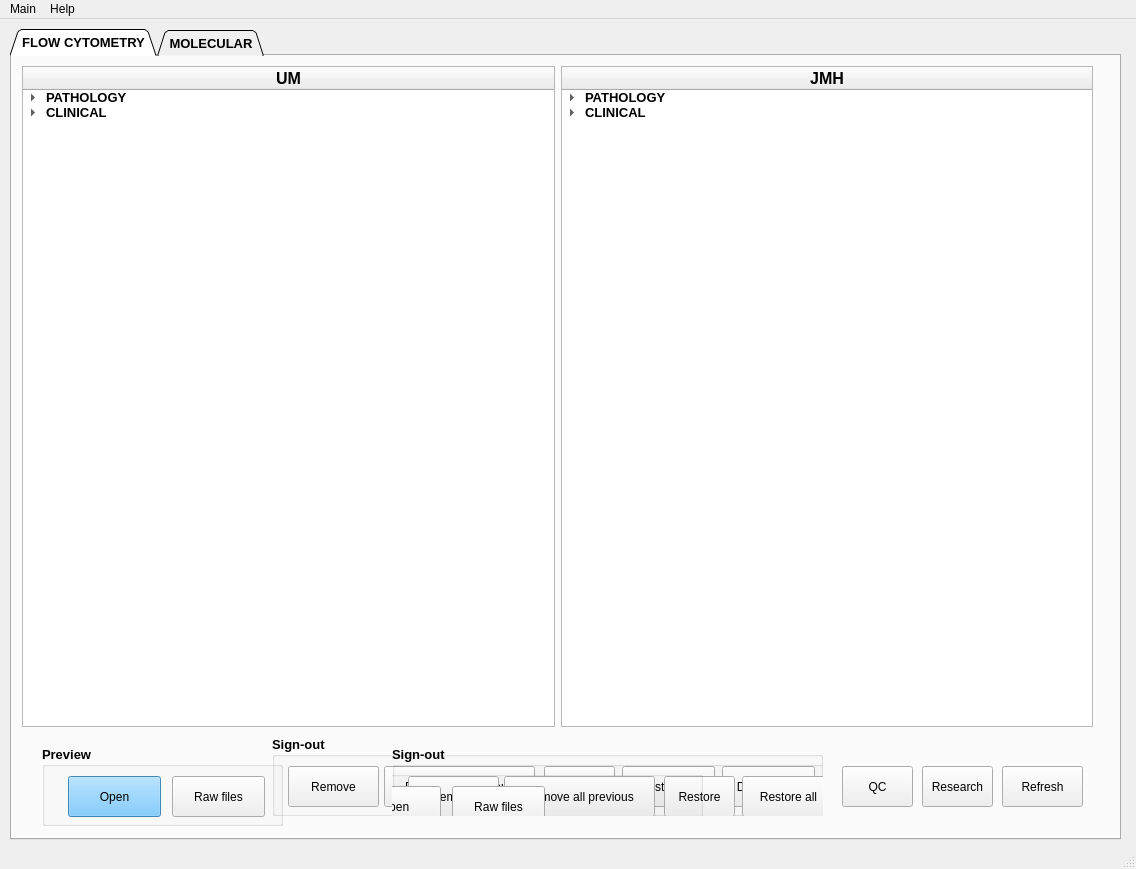
<?xml version="1.0" encoding="UTF-8"?>
<ui version="4.0">
 <class>MainWindow</class>
 <widget class="QMainWindow" name="MainWindow">
  <property name="geometry">
   <rect>
    <x>0</x>
    <y>0</y>
    <width>1136</width>
    <height>869</height>
   </rect>
  </property>
  <property name="windowTitle">
   <string>Flow Cytometry Case Manager</string>
  </property>
  <property name="windowIcon">
   <iconset>
    <normaloff>Untitled.png</normaloff>Untitled.png</iconset>
  </property>
  <widget class="QWidget" name="centralwidget">
   <widget class="QTabWidget" name="tabWidget">
    <property name="enabled">
     <bool>true</bool>
    </property>
    <property name="geometry">
     <rect>
      <x>10</x>
      <y>10</y>
      <width>1111</width>
      <height>811</height>
     </rect>
    </property>
    <property name="font">
     <font>
      <pointsize>10</pointsize>
      <weight>75</weight>
      <italic>false</italic>
      <bold>true</bold>
     </font>
    </property>
    <property name="mouseTracking">
     <bool>false</bool>
    </property>
    <property name="toolTip">
     <string/>
    </property>
    <property name="statusTip">
     <string/>
    </property>
    <property name="tabShape">
     <enum>QTabWidget::Triangular</enum>
    </property>
    <property name="currentIndex">
     <number>0</number>
    </property>
    <property name="movable">
     <bool>true</bool>
    </property>
    <widget class="QWidget" name="tab_jmh">
     <attribute name="title">
      <string>FLOW CYTOMETRY</string>
     </attribute>
     <widget class="QGroupBox" name="groupBox_2">
      <property name="geometry">
       <rect>
        <x>30</x>
        <y>690</y>
        <width>241</width>
        <height>80</height>
       </rect>
      </property>
      <property name="title">
       <string>Preview</string>
      </property>
      <widget class="QPushButton" name="jmh_patho_openbtn">
       <property name="geometry">
        <rect>
         <x>26</x>
         <y>30</y>
         <width>93</width>
         <height>41</height>
        </rect>
       </property>
       <property name="font">
        <font>
         <pointsize>9</pointsize>
         <weight>50</weight>
         <bold>false</bold>
        </font>
       </property>
       <property name="cursor">
        <cursorShape>ArrowCursor</cursorShape>
       </property>
       <property name="autoFillBackground">
        <bool>false</bool>
       </property>
       <property name="styleSheet">
        <string notr="true">background-color: rgb(93, 190, 255);</string>
       </property>
       <property name="text">
        <string>Open</string>
       </property>
      </widget>
      <widget class="QPushButton" name="jmh_patho_openbtn_2">
       <property name="geometry">
        <rect>
         <x>130</x>
         <y>30</y>
         <width>93</width>
         <height>41</height>
        </rect>
       </property>
       <property name="font">
        <font>
         <pointsize>9</pointsize>
         <weight>50</weight>
         <bold>false</bold>
        </font>
       </property>
       <property name="text">
        <string>Raw files</string>
       </property>
      </widget>
     </widget>
     <widget class="QGroupBox" name="groupBox">
      <property name="geometry">
       <rect>
        <x>260</x>
        <y>680</y>
        <width>551</width>
        <height>80</height>
       </rect>
      </property>
      <property name="title">
       <string>Sign-out</string>
      </property>
      <widget class="QPushButton" name="jmh_patho_removebtn">
       <property name="geometry">
        <rect>
         <x>16</x>
         <y>30</y>
         <width>91</width>
         <height>41</height>
        </rect>
       </property>
       <property name="font">
        <font>
         <pointsize>9</pointsize>
         <weight>50</weight>
         <bold>false</bold>
        </font>
       </property>
       <property name="text">
        <string>Remove</string>
       </property>
      </widget>
      <widget class="QPushButton" name="jmh_patho_removeprevbtn">
       <property name="geometry">
        <rect>
         <x>112</x>
         <y>30</y>
         <width>151</width>
         <height>41</height>
        </rect>
       </property>
       <property name="font">
        <font>
         <pointsize>9</pointsize>
         <weight>50</weight>
         <bold>false</bold>
        </font>
       </property>
       <property name="text">
        <string>Remove all previous</string>
       </property>
      </widget>
      <widget class="QPushButton" name="jmh_patho_donebtn">
       <property name="geometry">
        <rect>
         <x>272</x>
         <y>30</y>
         <width>71</width>
         <height>41</height>
        </rect>
       </property>
       <property name="font">
        <font>
         <pointsize>9</pointsize>
         <weight>50</weight>
         <bold>false</bold>
        </font>
       </property>
       <property name="text">
        <string>Restore</string>
       </property>
      </widget>
      <widget class="QPushButton" name="jmh_patho_donebtn_2">
       <property name="geometry">
        <rect>
         <x>450</x>
         <y>30</y>
         <width>93</width>
         <height>41</height>
        </rect>
       </property>
       <property name="font">
        <font>
         <pointsize>9</pointsize>
         <weight>50</weight>
         <bold>false</bold>
        </font>
       </property>
       <property name="text">
        <string>Done cases</string>
       </property>
      </widget>
      <widget class="QPushButton" name="jmh_patho_donebtn_3">
       <property name="geometry">
        <rect>
         <x>350</x>
         <y>30</y>
         <width>93</width>
         <height>41</height>
        </rect>
       </property>
       <property name="font">
        <font>
         <pointsize>9</pointsize>
         <weight>50</weight>
         <bold>false</bold>
        </font>
       </property>
       <property name="text">
        <string>Restore all</string>
       </property>
      </widget>
      <widget class="QGroupBox" name="groupBox_3">
       <property name="geometry">
        <rect>
         <x>120</x>
         <y>10</y>
         <width>551</width>
         <height>80</height>
        </rect>
       </property>
       <property name="title">
        <string>Sign-out</string>
       </property>
       <widget class="QPushButton" name="jmh_patho_removebtn_2">
        <property name="geometry">
         <rect>
          <x>16</x>
          <y>30</y>
          <width>91</width>
          <height>41</height>
         </rect>
        </property>
        <property name="font">
         <font>
          <pointsize>9</pointsize>
          <weight>50</weight>
          <bold>false</bold>
         </font>
        </property>
        <property name="text">
         <string>Remove</string>
        </property>
       </widget>
       <widget class="QPushButton" name="jmh_patho_removeprevbtn_2">
        <property name="geometry">
         <rect>
          <x>112</x>
          <y>30</y>
          <width>151</width>
          <height>41</height>
         </rect>
        </property>
        <property name="font">
         <font>
          <pointsize>9</pointsize>
          <weight>50</weight>
          <bold>false</bold>
         </font>
        </property>
        <property name="text">
         <string>Remove all previous</string>
        </property>
       </widget>
       <widget class="QPushButton" name="jmh_patho_donebtn_4">
        <property name="geometry">
         <rect>
          <x>272</x>
          <y>30</y>
          <width>71</width>
          <height>41</height>
         </rect>
        </property>
        <property name="font">
         <font>
          <pointsize>9</pointsize>
          <weight>50</weight>
          <bold>false</bold>
         </font>
        </property>
        <property name="text">
         <string>Restore</string>
        </property>
       </widget>
       <widget class="QPushButton" name="jmh_patho_donebtn_5">
        <property name="geometry">
         <rect>
          <x>450</x>
          <y>30</y>
          <width>93</width>
          <height>41</height>
         </rect>
        </property>
        <property name="font">
         <font>
          <pointsize>9</pointsize>
          <weight>50</weight>
          <bold>false</bold>
         </font>
        </property>
        <property name="text">
         <string>Done cases</string>
        </property>
       </widget>
       <widget class="QPushButton" name="jmh_patho_donebtn_6">
        <property name="geometry">
         <rect>
          <x>350</x>
          <y>30</y>
          <width>93</width>
          <height>41</height>
         </rect>
        </property>
        <property name="font">
         <font>
          <pointsize>9</pointsize>
          <weight>50</weight>
          <bold>false</bold>
         </font>
        </property>
        <property name="text">
         <string>Restore all</string>
        </property>
       </widget>
       <widget class="QGroupBox" name="groupBox_4">
        <property name="geometry">
         <rect>
          <x>-70</x>
          <y>10</y>
          <width>381</width>
          <height>61</height>
         </rect>
        </property>
        <property name="title">
         <string>Preview</string>
        </property>
        <widget class="QPushButton" name="jmh_patho_openbtn_3">
         <property name="geometry">
          <rect>
           <x>26</x>
           <y>30</y>
           <width>93</width>
           <height>41</height>
          </rect>
         </property>
         <property name="font">
          <font>
           <pointsize>9</pointsize>
           <weight>50</weight>
           <bold>false</bold>
          </font>
         </property>
         <property name="text">
          <string>Open</string>
         </property>
        </widget>
        <widget class="QPushButton" name="jmh_patho_openbtn_4">
         <property name="geometry">
          <rect>
           <x>130</x>
           <y>30</y>
           <width>93</width>
           <height>41</height>
          </rect>
         </property>
         <property name="font">
          <font>
           <pointsize>9</pointsize>
           <weight>50</weight>
           <bold>false</bold>
          </font>
         </property>
         <property name="text">
          <string>Raw files</string>
         </property>
        </widget>
       </widget>
      </widget>
      <widget class="QWidget" name="horizontalLayoutWidget_2">
       <property name="geometry">
        <rect>
         <x>-250</x>
         <y>-670</y>
         <width>1071</width>
         <height>661</height>
        </rect>
       </property>
       <layout class="QHBoxLayout" name="horizontalLayout_2">
        <item>
         <widget class="QTreeWidget" name="treeWidget_3">
          <column>
           <property name="text">
            <string>UM</string>
           </property>
           <property name="font">
            <font>
             <pointsize>12</pointsize>
             <weight>75</weight>
             <bold>true</bold>
            </font>
           </property>
           <property name="textAlignment">
            <set>AlignHCenter|AlignVCenter|AlignCenter</set>
           </property>
          </column>
          <item>
           <property name="text">
            <string>PATHOLOGY</string>
           </property>
           <item>
            <property name="text">
             <string>BONE MARROWS</string>
            </property>
            <item>
             <property name="text">
              <string>case</string>
             </property>
            </item>
            <item>
             <property name="text">
              <string>case</string>
             </property>
            </item>
           </item>
           <item>
            <property name="text">
             <string>TISSUE</string>
            </property>
            <item>
             <property name="text">
              <string>case</string>
             </property>
            </item>
           </item>
          </item>
          <item>
           <property name="text">
            <string>CLINICAL</string>
           </property>
           <item>
            <property name="text">
             <string>PNH</string>
            </property>
           </item>
           <item>
            <property name="text">
             <string>CD34</string>
            </property>
           </item>
           <item>
            <property name="text">
             <string>DNA</string>
            </property>
           </item>
          </item>
         </widget>
        </item>
        <item>
         <widget class="QTreeWidget" name="treeWidget_4">
          <column>
           <property name="text">
            <string>JMH</string>
           </property>
           <property name="font">
            <font>
             <pointsize>12</pointsize>
             <weight>75</weight>
             <bold>true</bold>
            </font>
           </property>
           <property name="textAlignment">
            <set>AlignHCenter|AlignVCenter|AlignCenter</set>
           </property>
          </column>
          <item>
           <property name="text">
            <string>PATHOLOGY</string>
           </property>
           <item>
            <property name="text">
             <string>BONE MARROWS</string>
            </property>
            <item>
             <property name="text">
              <string>case</string>
             </property>
            </item>
            <item>
             <property name="text">
              <string>case</string>
             </property>
            </item>
           </item>
           <item>
            <property name="text">
             <string>TISSUE</string>
            </property>
            <item>
             <property name="text">
              <string>case</string>
             </property>
            </item>
           </item>
          </item>
          <item>
           <property name="text">
            <string>CLINICAL</string>
           </property>
           <item>
            <property name="text">
             <string>PNH</string>
            </property>
           </item>
           <item>
            <property name="text">
             <string>CD34</string>
            </property>
           </item>
           <item>
            <property name="text">
             <string>DNA</string>
            </property>
           </item>
          </item>
         </widget>
        </item>
       </layout>
      </widget>
     </widget>
     <widget class="QPushButton" name="qc_btn">
      <property name="geometry">
       <rect>
        <x>830</x>
        <y>710</y>
        <width>71</width>
        <height>41</height>
       </rect>
      </property>
      <property name="font">
       <font>
        <pointsize>9</pointsize>
        <weight>50</weight>
        <bold>false</bold>
       </font>
      </property>
      <property name="text">
       <string>QC</string>
      </property>
     </widget>
     <widget class="QToolButton" name="jmh_patho_refresh">
      <property name="geometry">
       <rect>
        <x>990</x>
        <y>710</y>
        <width>81</width>
        <height>41</height>
       </rect>
      </property>
      <property name="font">
       <font>
        <pointsize>9</pointsize>
        <weight>50</weight>
        <bold>false</bold>
       </font>
      </property>
      <property name="text">
       <string>Refresh</string>
      </property>
     </widget>
     <widget class="QPushButton" name="rxh_btn">
      <property name="geometry">
       <rect>
        <x>910</x>
        <y>710</y>
        <width>71</width>
        <height>41</height>
       </rect>
      </property>
      <property name="font">
       <font>
        <pointsize>9</pointsize>
        <weight>50</weight>
        <bold>false</bold>
       </font>
      </property>
      <property name="text">
       <string>Research</string>
      </property>
     </widget>
     <widget class="QWidget" name="horizontalLayoutWidget">
      <property name="geometry">
       <rect>
        <x>10</x>
        <y>10</y>
        <width>1071</width>
        <height>661</height>
       </rect>
      </property>
      <layout class="QHBoxLayout" name="horizontalLayout">
       <item>
        <widget class="QTreeWidget" name="treeWidget">
         <column>
          <property name="text">
           <string>UM</string>
          </property>
          <property name="font">
           <font>
            <pointsize>12</pointsize>
            <weight>75</weight>
            <bold>true</bold>
           </font>
          </property>
          <property name="textAlignment">
           <set>AlignHCenter|AlignVCenter|AlignCenter</set>
          </property>
         </column>
         <item>
          <property name="text">
           <string>PATHOLOGY</string>
          </property>
          <item>
           <property name="text">
            <string>BONE MARROWS</string>
           </property>
           <item>
            <property name="text">
             <string>case</string>
            </property>
           </item>
           <item>
            <property name="text">
             <string>case</string>
            </property>
           </item>
          </item>
          <item>
           <property name="text">
            <string>TISSUE</string>
           </property>
           <item>
            <property name="text">
             <string>case</string>
            </property>
           </item>
          </item>
         </item>
         <item>
          <property name="text">
           <string>CLINICAL</string>
          </property>
          <item>
           <property name="text">
            <string>PNH</string>
           </property>
          </item>
          <item>
           <property name="text">
            <string>CD34</string>
           </property>
          </item>
          <item>
           <property name="text">
            <string>DNA</string>
           </property>
          </item>
         </item>
        </widget>
       </item>
       <item>
        <widget class="QTreeWidget" name="treeWidget_2">
         <column>
          <property name="text">
           <string>JMH</string>
          </property>
          <property name="font">
           <font>
            <pointsize>12</pointsize>
            <weight>75</weight>
            <bold>true</bold>
           </font>
          </property>
          <property name="textAlignment">
           <set>AlignHCenter|AlignVCenter|AlignCenter</set>
          </property>
         </column>
         <item>
          <property name="text">
           <string>PATHOLOGY</string>
          </property>
          <item>
           <property name="text">
            <string>BONE MARROWS</string>
           </property>
           <item>
            <property name="text">
             <string>case</string>
            </property>
           </item>
           <item>
            <property name="text">
             <string>case</string>
            </property>
           </item>
          </item>
          <item>
           <property name="text">
            <string>TISSUE</string>
           </property>
           <item>
            <property name="text">
             <string>case</string>
            </property>
           </item>
          </item>
         </item>
         <item>
          <property name="text">
           <string>CLINICAL</string>
          </property>
          <item>
           <property name="text">
            <string>PNH</string>
           </property>
          </item>
          <item>
           <property name="text">
            <string>CD34</string>
           </property>
          </item>
          <item>
           <property name="text">
            <string>DNA</string>
           </property>
          </item>
         </item>
        </widget>
       </item>
      </layout>
     </widget>
    </widget>
    <widget class="QWidget" name="tab_um">
     <attribute name="title">
      <string>MOLECULAR</string>
     </attribute>
     <widget class="QWidget" name="horizontalLayoutWidget_3">
      <property name="geometry">
       <rect>
        <x>10</x>
        <y>10</y>
        <width>1071</width>
        <height>661</height>
       </rect>
      </property>
      <layout class="QHBoxLayout" name="horizontalLayout_3">
       <item>
        <widget class="QTreeWidget" name="treeWidget_5">
         <column>
          <property name="text">
           <string>UM</string>
          </property>
          <property name="font">
           <font>
            <pointsize>12</pointsize>
            <weight>75</weight>
            <bold>true</bold>
           </font>
          </property>
          <property name="textAlignment">
           <set>AlignHCenter|AlignVCenter|AlignCenter</set>
          </property>
         </column>
         <item>
          <property name="text">
           <string>CLONALITY</string>
          </property>
          <item>
           <property name="text">
            <string>case</string>
           </property>
          </item>
          <item>
           <property name="text">
            <string>case</string>
           </property>
          </item>
         </item>
         <item>
          <property name="text">
           <string>MSI</string>
          </property>
          <item>
           <property name="text">
            <string>case</string>
           </property>
          </item>
          <item>
           <property name="text">
            <string>case</string>
           </property>
          </item>
         </item>
         <item>
          <property name="text">
           <string>JAK2</string>
          </property>
         </item>
         <item>
          <property name="text">
           <string>KRAS</string>
          </property>
         </item>
         <item>
          <property name="text">
           <string>BRAF</string>
          </property>
         </item>
         <item>
          <property name="text">
           <string>ECT</string>
          </property>
         </item>
        </widget>
       </item>
      </layout>
     </widget>
     <widget class="QGroupBox" name="groupBox_5">
      <property name="geometry">
       <rect>
        <x>250</x>
        <y>690</y>
        <width>551</width>
        <height>80</height>
       </rect>
      </property>
      <property name="title">
       <string>Sign-out</string>
      </property>
      <widget class="QPushButton" name="jmh_patho_removebtn_4">
       <property name="geometry">
        <rect>
         <x>16</x>
         <y>30</y>
         <width>91</width>
         <height>41</height>
        </rect>
       </property>
       <property name="font">
        <font>
         <pointsize>9</pointsize>
         <weight>50</weight>
         <bold>false</bold>
        </font>
       </property>
       <property name="text">
        <string>Remove</string>
       </property>
      </widget>
      <widget class="QPushButton" name="jmh_patho_removeprevbtn_4">
       <property name="geometry">
        <rect>
         <x>112</x>
         <y>30</y>
         <width>151</width>
         <height>41</height>
        </rect>
       </property>
       <property name="font">
        <font>
         <pointsize>9</pointsize>
         <weight>50</weight>
         <bold>false</bold>
        </font>
       </property>
       <property name="text">
        <string>Remove all previous</string>
       </property>
      </widget>
      <widget class="QPushButton" name="jmh_patho_donebtn_10">
       <property name="geometry">
        <rect>
         <x>272</x>
         <y>30</y>
         <width>71</width>
         <height>41</height>
        </rect>
       </property>
       <property name="font">
        <font>
         <pointsize>9</pointsize>
         <weight>50</weight>
         <bold>false</bold>
        </font>
       </property>
       <property name="text">
        <string>Restore</string>
       </property>
      </widget>
      <widget class="QPushButton" name="jmh_patho_donebtn_11">
       <property name="geometry">
        <rect>
         <x>450</x>
         <y>30</y>
         <width>93</width>
         <height>41</height>
        </rect>
       </property>
       <property name="font">
        <font>
         <pointsize>9</pointsize>
         <weight>50</weight>
         <bold>false</bold>
        </font>
       </property>
       <property name="text">
        <string>Done cases</string>
       </property>
      </widget>
      <widget class="QPushButton" name="jmh_patho_donebtn_12">
       <property name="geometry">
        <rect>
         <x>350</x>
         <y>30</y>
         <width>93</width>
         <height>41</height>
        </rect>
       </property>
       <property name="font">
        <font>
         <pointsize>9</pointsize>
         <weight>50</weight>
         <bold>false</bold>
        </font>
       </property>
       <property name="text">
        <string>Restore all</string>
       </property>
      </widget>
     </widget>
     <widget class="QGroupBox" name="groupBox_6">
      <property name="geometry">
       <rect>
        <x>400</x>
        <y>1370</y>
        <width>241</width>
        <height>80</height>
       </rect>
      </property>
      <property name="title">
       <string>Preview</string>
      </property>
      <widget class="QPushButton" name="jmh_patho_openbtn_7">
       <property name="geometry">
        <rect>
         <x>26</x>
         <y>30</y>
         <width>93</width>
         <height>41</height>
        </rect>
       </property>
       <property name="font">
        <font>
         <pointsize>9</pointsize>
         <weight>50</weight>
         <bold>false</bold>
        </font>
       </property>
       <property name="text">
        <string>Open</string>
       </property>
      </widget>
      <widget class="QPushButton" name="jmh_patho_openbtn_8">
       <property name="geometry">
        <rect>
         <x>130</x>
         <y>30</y>
         <width>93</width>
         <height>41</height>
        </rect>
       </property>
       <property name="font">
        <font>
         <pointsize>9</pointsize>
         <weight>50</weight>
         <bold>false</bold>
        </font>
       </property>
       <property name="text">
        <string>Raw files</string>
       </property>
      </widget>
     </widget>
     <widget class="QGroupBox" name="groupBox_7">
      <property name="geometry">
       <rect>
        <x>10</x>
        <y>690</y>
        <width>241</width>
        <height>80</height>
       </rect>
      </property>
      <property name="title">
       <string>Preview</string>
      </property>
      <widget class="QPushButton" name="jmh_patho_openbtn_9">
       <property name="geometry">
        <rect>
         <x>26</x>
         <y>30</y>
         <width>93</width>
         <height>41</height>
        </rect>
       </property>
       <property name="font">
        <font>
         <pointsize>9</pointsize>
         <weight>50</weight>
         <bold>false</bold>
        </font>
       </property>
       <property name="text">
        <string>Open</string>
       </property>
      </widget>
      <widget class="QPushButton" name="jmh_patho_openbtn_10">
       <property name="geometry">
        <rect>
         <x>130</x>
         <y>30</y>
         <width>93</width>
         <height>41</height>
        </rect>
       </property>
       <property name="font">
        <font>
         <pointsize>9</pointsize>
         <weight>50</weight>
         <bold>false</bold>
        </font>
       </property>
       <property name="text">
        <string>Raw files</string>
       </property>
      </widget>
     </widget>
     <widget class="QToolButton" name="jmh_patho_refresh_2">
      <property name="geometry">
       <rect>
        <x>980</x>
        <y>720</y>
        <width>81</width>
        <height>41</height>
       </rect>
      </property>
      <property name="font">
       <font>
        <pointsize>9</pointsize>
        <weight>50</weight>
        <bold>false</bold>
       </font>
      </property>
      <property name="text">
       <string>Refresh</string>
      </property>
     </widget>
     <widget class="QPushButton" name="rxh_btn_2">
      <property name="geometry">
       <rect>
        <x>900</x>
        <y>720</y>
        <width>71</width>
        <height>41</height>
       </rect>
      </property>
      <property name="font">
       <font>
        <pointsize>9</pointsize>
        <weight>50</weight>
        <bold>false</bold>
       </font>
      </property>
      <property name="text">
       <string>Research</string>
      </property>
     </widget>
     <widget class="QPushButton" name="qc_btn_2">
      <property name="geometry">
       <rect>
        <x>820</x>
        <y>720</y>
        <width>71</width>
        <height>41</height>
       </rect>
      </property>
      <property name="font">
       <font>
        <pointsize>9</pointsize>
        <weight>50</weight>
        <bold>false</bold>
       </font>
      </property>
      <property name="text">
       <string>QC</string>
      </property>
     </widget>
    </widget>
   </widget>
  </widget>
  <widget class="QMenuBar" name="menubar">
   <property name="geometry">
    <rect>
     <x>0</x>
     <y>0</y>
     <width>1136</width>
     <height>21</height>
    </rect>
   </property>
   <widget class="QMenu" name="menuMain">
    <property name="title">
     <string>Main</string>
    </property>
    <addaction name="actionNew_server"/>
   </widget>
   <widget class="QMenu" name="menuHelp">
    <property name="title">
     <string>Help</string>
    </property>
    <addaction name="actionManual"/>
   </widget>
   <addaction name="menuMain"/>
   <addaction name="menuHelp"/>
  </widget>
  <widget class="QStatusBar" name="statusbar"/>
  <action name="actionNew_server">
   <property name="text">
    <string>New server</string>
   </property>
  </action>
  <action name="actionManual">
   <property name="text">
    <string>Manual</string>
   </property>
  </action>
 </widget>
 <resources/>
 <connections/>
</ui>
